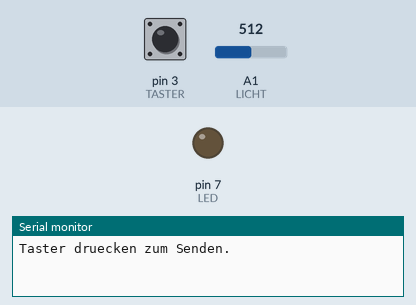
Recording of a sketch running on a simulated Arduino Uno, built with avr-gcc and run on an emulated ATmega328P. On the bench: output pins drawn as LEDs (lit = HIGH), the last lines printed to the serial monitor. The test bench sets the inputs (shaded band); at power-on: pin 3 (TASTER) HIGH, A1 (LICHT) = 512. Random numbers use the default seed unless the sketch sets one.

Above: at 1.2 s.
1.3 s: pin 3 (TASTER) pulled LOW for 0.15 s
At 1.52 s:
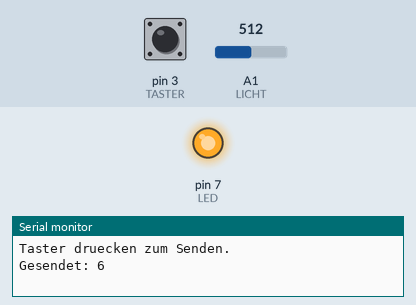
4.3 s: pin 3 (TASTER) pulled LOW for 1 s
At 4.77 s:
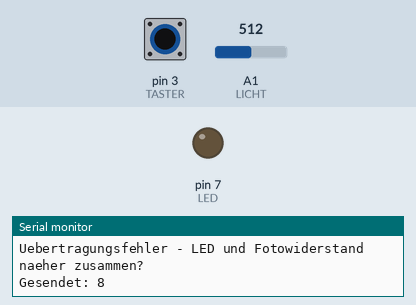
7.3 s: pin 3 (TASTER) pulled LOW for 3.2 s
Timing chart, 0 to 12.0 s (numbered marks = the images above; inputs shaded):
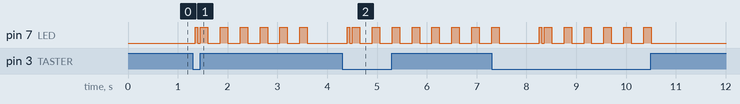

The sketch:

tag14_lichtfunk.ino
```cpp
// Tag 14: Zahlen per Licht schicken
// Sender: Kerze 3 (gruene LED an Pin 7). Die LED vorsichtig umbiegen,
// bis sie direkt auf den Fotowiderstand (A1) zeigt. Ein Papierroehrchen drumherum haelt Raumlicht ab.
// Taster an Pin 3: Jeder Druck schickt eine zufaellige Zahl von 1 bis 9 als Lichtblitze.
// Der Empfaenger zaehlt die Blitze und zeigt das Ergebnis im Seriellen Monitor.
// So funktionieren auch Fernbedienungen und die 433-MHz-Module ab Tag 15: an, aus, an, aus.

const int LED = 7;
const int LICHT = A1;
const int TASTER = 3;

void setup() {
  pinMode(LED, OUTPUT);
  pinMode(TASTER, INPUT_PULLUP);
  Serial.begin(115200);
  randomSeed(analogRead(A0));
  Serial.println("Taster druecken zum Senden.");
}

int schwelle() {
  // Mitte zwischen LED aus und LED an messen
  digitalWrite(LED, LOW);  delay(50); int aus = analogRead(LICHT);
  digitalWrite(LED, HIGH); delay(50); int an  = analogRead(LICHT);
  digitalWrite(LED, LOW);  delay(50);
  return (aus + an) / 2;
}

void loop() {
  if (digitalRead(TASTER) == HIGH) return;
  int s = schwelle();
  int zahl = random(1, 10);
  Serial.print("Gesendet: ");
  Serial.println(zahl);

  int gezaehlt = 0;
  for (int i = 0; i < zahl; i++) {
    digitalWrite(LED, HIGH);
    delay(150);                              // der Fotowiderstand ist etwas traege
    if (analogRead(LICHT) > s) gezaehlt++;   // Empfaenger schaut, ob es hell ist
    digitalWrite(LED, LOW);
    delay(250);
  }
  Serial.print("Empfangen: ");
  Serial.println(gezaehlt);
  Serial.println(gezaehlt == zahl ? "Stimmt!" : "Uebertragungsfehler - LED und Fotowiderstand naeher zusammen?");
  delay(500);
}
```

Measured:
- after the input at 1.3 s, pin 7 (LED): goes HIGH 0.05 s, LOW 0.05 s, 5 × (HIGH 0.15 s, LOW 0.25 s), HIGH 0.15 s, then LOW, starting after 0.05 s
- after the input at 4.3 s, pin 7 (LED): goes HIGH 0.05 s, LOW 0.05 s, 6 × (HIGH 0.15 s, LOW 0.25 s), HIGH 0.15 s, then LOW, starting after 0.10 s
